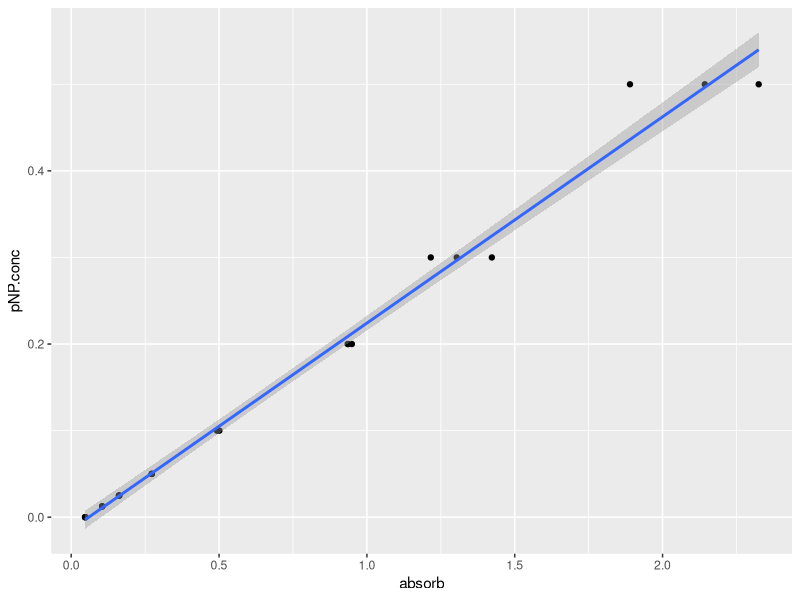
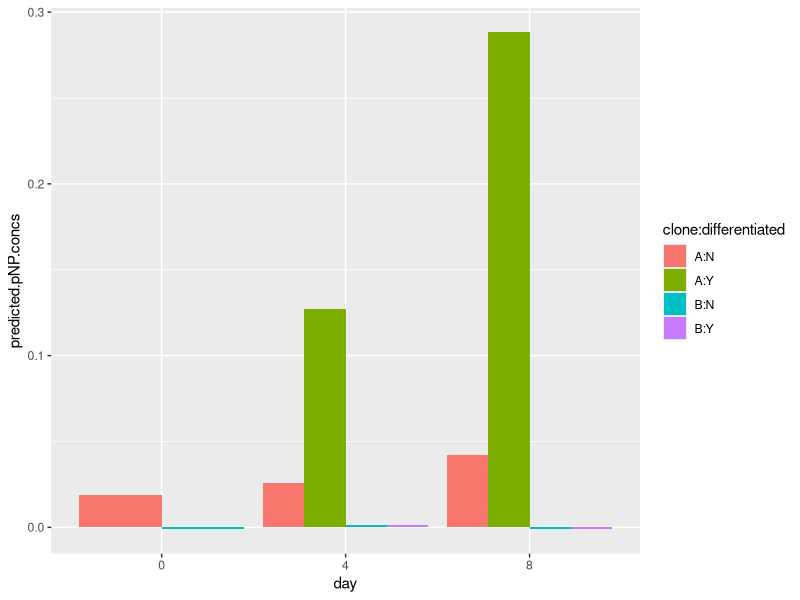
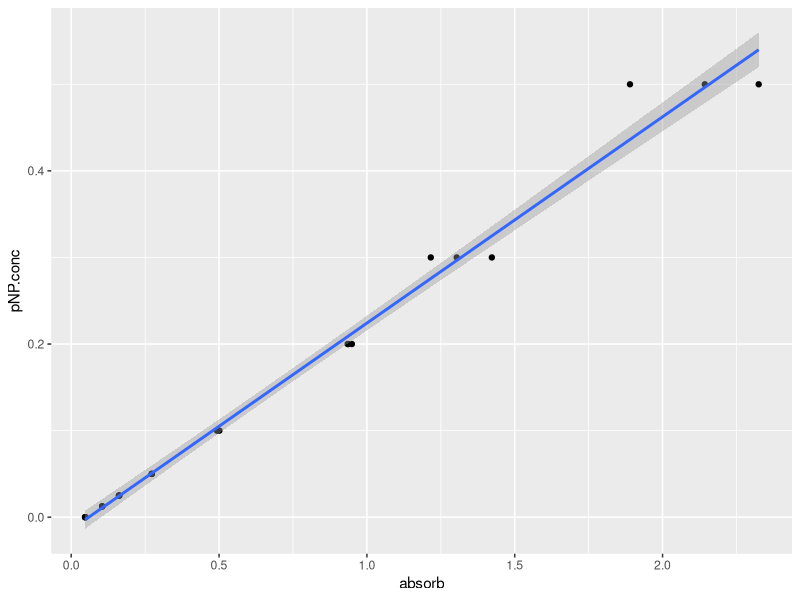
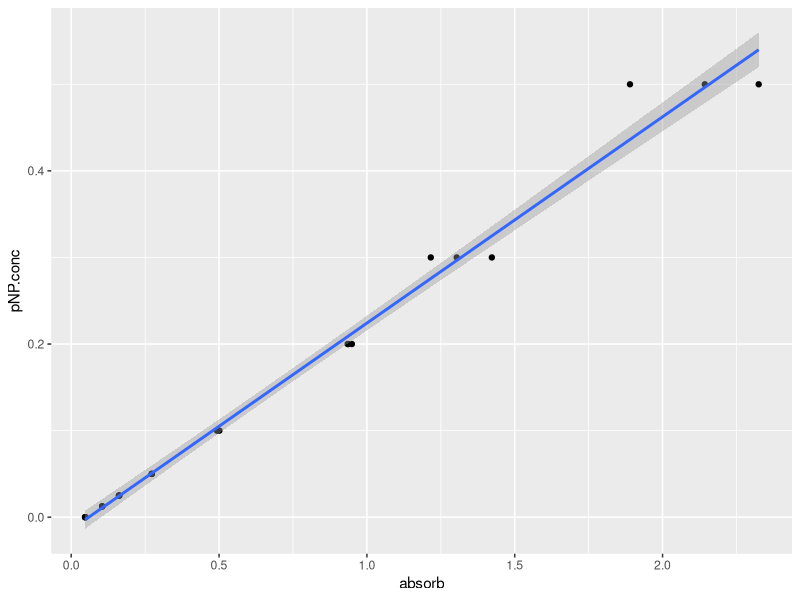

The R script that drew these images, in order:
## ---- chunk 1
#| echo: true
#| warning: false
#| eval: true

library(tidyverse)
library(readxl)
library(ggpubr)
library(gganimate)
## ---- chunk 2
#| echo: true
#| warning: false
#| eval: true
ap<-read_excel("raw-data/example_alkaline_phosphatase_activity_assay_DNA_Lab.xlsx", sheet=1, skip=3)

#check what we have
view(ap)
## ---- chunk 3
#| echo: true
#| warning: false
#| eval: true
ap.pivot <- 
  ap |> 
  select(-mean.abs, -standard.deviation) |>
  pivot_longer(-pNP.conc, names_to = "rep", values_to = "absorb")
view(ap.pivot)
## ---- chunk 4
#| echo: true
#| warning: false
#| eval: true
 
ap.pivot <- relocate(ap.pivot, absorb)

## ---- chunk 5
#| echo: true
#| warning: false
#| eval: true

#plot, saving thr plot in an object called 'pNP.plot'
pNP.plot <- ap.pivot |>
  ggplot(aes(x=absorb, y=pNP.conc))+
  geom_point()+
  geom_smooth(method="lm")

#show the plot
pNP.plot
## ---- chunk 6
#| echo: true
#| warning: false
#| eval: true


#save as a pdf
ggsave("pNP.plot.pdf",pNP.plot,width=7,height=7) 

#save as a jpeg, with a better name
#easier to find in your files
#has a 'date stamp' (2025-03-21) in the name
ggsave("BIO66I-2025-03-21-pNP.plot.jpeg",pNP.plot,width=7,height=7)

## ---- chunk 7
#| echo: true
#| warning: false
#| eval: true

linear_model <- lm(pNP.conc ~ absorb , data = ap.pivot)
## ---- chunk 8
#| echo: true
#| warning: false
#| eval: true
mock<-read_excel("raw-data/example_alkaline_phosphatase_activity_assay_DNA_Lab.xlsx", sheet=2, skip=1)

#check what we have
view(mock)
## ---- chunk 9
#| echo: true
#| warning: false
#| eval: true
mock <- mock |> 
  rowwise() |> 
  mutate(absorb=mean(c(absorb.rep1,absorb.rep2,absorb.rep3),na.rm=T)) 

## ---- chunk 10
#| echo: true
#| warning: false
#| eval: true

#calculate predicted pNP concentration using the linear model
predictions.from.lm <- predict(linear_model,mock)

#Add these predictions from the linear model (predictions.from.lm)
#As a new column
mock$predicted.pNP.concs = predictions.from.lm

#check what we have
view(mock)

#And save all our data
save.image("BIO00066I-workshop4-2025-03-21.Rda")
## ---- chunk 11
#| echo: true
#| warning: false
#| eval: true

##divide the predicted.pNP.concs column by the DNA_ug_per_ml column
mock <- mock |> 
  mutate(normalised.pNP.concs = predicted.pNP.concs / DNA_ug_per_ml)
## ---- chunk 12
#| echo: true
#| warning: false
#| eval: true

mock$day <-as.factor(mock$day)
mock$clone <-as.factor(mock$clone)
mock$differentiated <-as.factor(mock$differentiated)
## ---- chunk 13
#| echo: true
#| warning: false
#| eval: true

#make the plot
ggplot(data=mock, aes(x=day, y=predicted.pNP.concs,fill=clone:differentiated)) +
  geom_bar(stat="identity", position=position_dodge())
